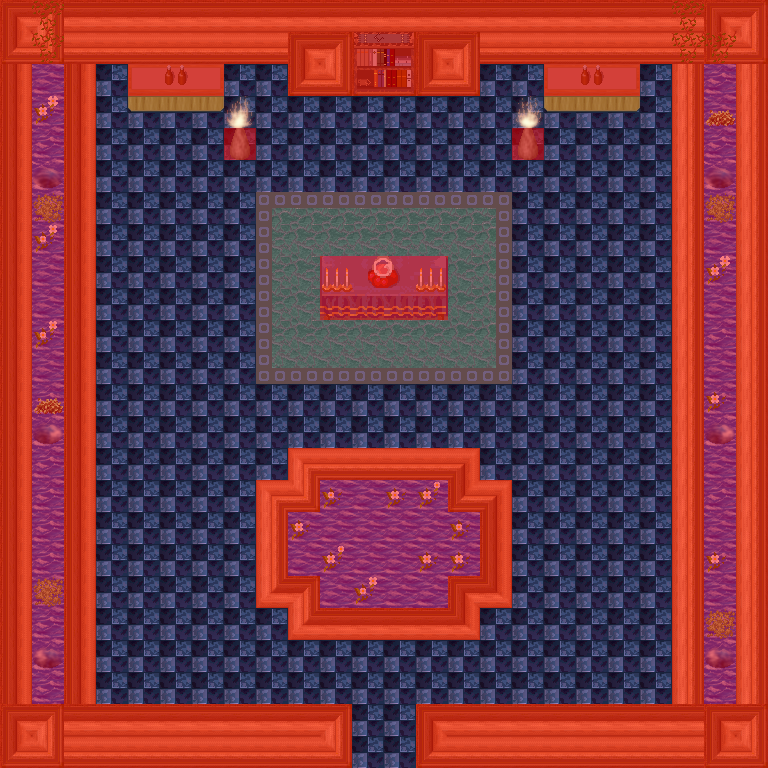

Rendered tile map (Tiled .tmx) drawn with the repository's tilesets; below, a short description and the map source with its tile grids summarised:
An orthogonal 24x24 tile map with 32x32 px tiles, 6 tile layers (0_floor, 1_terrain, 2_object, 3_roof, ...), 1 hidden layer not drawn, 15 tilesets.

<map version="1.0" orientation="orthogonal" renderorder="right-down" width="24" height="24" tilewidth="32" tileheight="32" nextobjectid="1">
 <tileset firstgid="1" name="dungeon_water" tilewidth="32" tileheight="32" tilecount="30" columns="3">
  <image source="../../tileset/ground/water/dungeon_water.png" width="96" height="320" />
 </tileset>
 <tileset firstgid="31" name="whirlpool" tilewidth="32" tileheight="32" tilecount="8" columns="1">
  <image source="../../tileset/ground/water/whirlpool.png" width="32" height="256" />
 </tileset>
 <tileset firstgid="39" name="tiles" tilewidth="32" tileheight="32" tilecount="8" columns="2">
  <image source="../../tileset/ground/indoor/tiles.png" width="64" height="128" />
 </tileset>
 <tileset firstgid="47" name="carpets_2" tilewidth="32" tileheight="32" tilecount="12" columns="4">
  <image source="../../tileset/furniture/carpet/carpets_2.png" width="128" height="96" />
 </tileset>
 <tileset firstgid="59" name="daisy_white" tilewidth="32" tileheight="32" tilecount="8" columns="2">
  <image source="../../tileset/plant/flower/daisy_white.png" width="64" height="128" />
 </tileset>
 <tileset firstgid="67" name="bushes" tilewidth="32" tileheight="32" tilecount="10" columns="5">
  <image source="../../tileset/plant/bush/bushes.png" width="160" height="64" />
 </tileset>
 <tileset firstgid="77" name="table_with_beer" tilewidth="32" tileheight="32" tilecount="8" columns="4">
  <image source="../../tileset/furniture/table/table_with_beer.png" width="128" height="64" />
 </tileset>
 <tileset firstgid="85" name="dark_torch" tilewidth="32" tileheight="32" tilecount="8" columns="2">
  <image source="../../tileset/furniture/light/dark_torch.png" width="64" height="128" />
 </tileset>
 <tileset firstgid="93" name="fancy_blue_red" tilewidth="32" tileheight="32" tilecount="8" columns="4">
  <image source="../../tileset/furniture/table/fancy_blue_red.png" width="128" height="64" />
 </tileset>
 <tileset firstgid="101" name="dark_bookshelf" tilewidth="32" tileheight="32" tilecount="6" columns="3">
  <image source="../../tileset/furniture/shelve/dark_bookshelf.png" width="96" height="64" />
 </tileset>
 <tileset firstgid="107" name="vine" tilewidth="32" tileheight="32" tilecount="3" columns="1">
  <image source="../../tileset/plant/vine.png" width="32" height="96" />
 </tileset>
 <tileset firstgid="110" name="flames" tilewidth="32" tileheight="32" tilecount="6" columns="6">
  <image source="../../tileset/furniture/light/flames.png" width="192" height="32" />
 </tileset>
 <tileset firstgid="116" name="collision" tilewidth="32" tileheight="32" tilecount="1" columns="1">
  <image source="../../tileset/logic/collision.png" width="32" height="32" />
 </tileset>
 <tileset firstgid="117" name="protection" tilewidth="32" tileheight="32" tilecount="2" columns="2">
  <image source="../../tileset/logic/protection.png" width="64" height="32" />
 </tileset>
 <tileset firstgid="119" name="int_plazy" tilewidth="32" tileheight="32" tilecount="27" columns="3">
  <image source="../../tileset/pol/waly/int_plazy.png" width="96" height="288" />
 </tileset>
 <layer name="0_floor" width="24" height="24">
  <data>[576 cells, 576 non-empty, 20 distinct tile ids]</data>
 </layer>
 <layer name="1_terrain" width="24" height="24">
  <data>[576 cells, 48 non-empty, 9 distinct tile ids]</data>
 </layer>
 <layer name="2_object" width="24" height="24">
  <data>[576 cells, 52 non-empty, 28 distinct tile ids]</data>
 </layer>
 <layer name="3_roof" width="24" height="24">
  <data>[576 cells, 2 non-empty, 2 distinct tile ids]</data>
 </layer>
 <layer name="objects" width="24" height="24">
  <data>[576 cells, 0 non-empty, 0 distinct tile ids]</data>
 </layer>
 <layer name="collision" width="24" height="24" opacity="0.5">
  <data>[576 cells, 278 non-empty, 1 distinct tile ids]</data>
 </layer>
 <layer name="protection" width="24" height="24" visible="0">
  <data>[576 cells, 576 non-empty, 1 distinct tile ids]</data>
 </layer>
</map>
